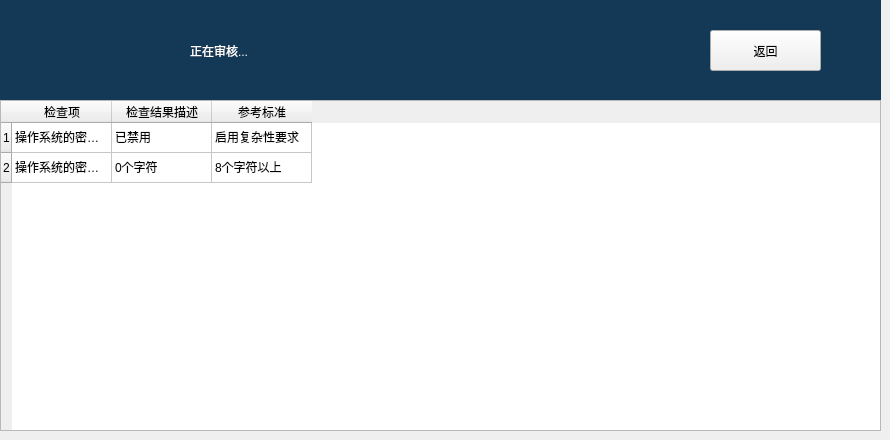
    <widget class="QWidget" name="page_4">
     <widget class="QLabel" name="label_22">
      <property name="geometry">
       <rect>
        <x>0</x>
        <y>0</y>
        <width>881</width>
        <height>100</height>
       </rect>
      </property>
      <property name="styleSheet">
       <string notr="true">background-color: rgb(19, 57, 87);</string>
      </property>
      <property name="text">
       <string/>
      </property>
     </widget>
     <widget class="QLabel" name="loadLabel">
      <property name="geometry">
       <rect>
        <x>40</x>
        <y>0</y>
        <width>133</width>
        <height>100</height>
       </rect>
      </property>
      <property name="styleSheet">
       <string notr="true">background-color: rgb(19, 57, 87);</string>
      </property>
      <property name="text">
       <string/>
      </property>
     </widget>
     <widget class="QLabel" name="dengbaoLabel">
      <property name="geometry">
       <rect>
        <x>190</x>
        <y>30</y>
        <width>211</width>
        <height>41</height>
       </rect>
      </property>
      <property name="styleSheet">
       <string notr="true">background-color: rgb(19, 57, 87);
color: white;
font: 20pt &quot;微软雅黑&quot;;</string>
      </property>
      <property name="text">
       <string>正在审核...</string>
      </property>
     </widget>
     <widget class="QPushButton" name="clshBackButton">
      <property name="geometry">
       <rect>
        <x>710</x>
        <y>30</y>
        <width>111</width>
        <height>41</height>
       </rect>
      </property>
      <property name="text">
       <string>返回</string>
      </property>
     </widget>
     <widget class="QTableWidget" name="dengbaoTableWidget">
      <property name="geometry">
       <rect>
        <x>0</x>
        <y>100</y>
        <width>881</width>
        <height>331</height>
       </rect>
      </property>
      <row>
       <property name="text">
        <string>1</string>
       </property>
      </row>
      <row>
       <property name="text">
        <string>2</string>
       </property>
      </row>
      <column>
       <property name="text">
        <string>检查项</string>
       </property>
      </column>
      <column>
       <property name="text">
        <string>检查结果描述</string>
       </property>
      </column>
      <column>
       <property name="text">
        <string>参考标准</string>
       </property>
      </column>
      <item row="0" column="0">
       <property name="text">
        <string>操作系统的密码复杂度是否符合要求？</string>
       </property>
      </item>
      <item row="0" column="1">
       <property name="text">
        <string>已禁用</string>
       </property>
      </item>
      <item row="0" column="2">
       <property name="text">
        <string>启用复杂性要求</string>
       </property>
      </item>
      <item row="1" column="0">
       <property name="text">
        <string>操作系统的密码长度最小值是否符合要求？</string>
       </property>
      </item>
      <item row="1" column="1">
       <property name="text">
        <string>0个字符</string>
       </property>
      </item>
      <item row="1" column="2">
       <property name="text">
        <string>8个字符以上</string>
       </property>
      </item>
     </widget>
    </widget>
